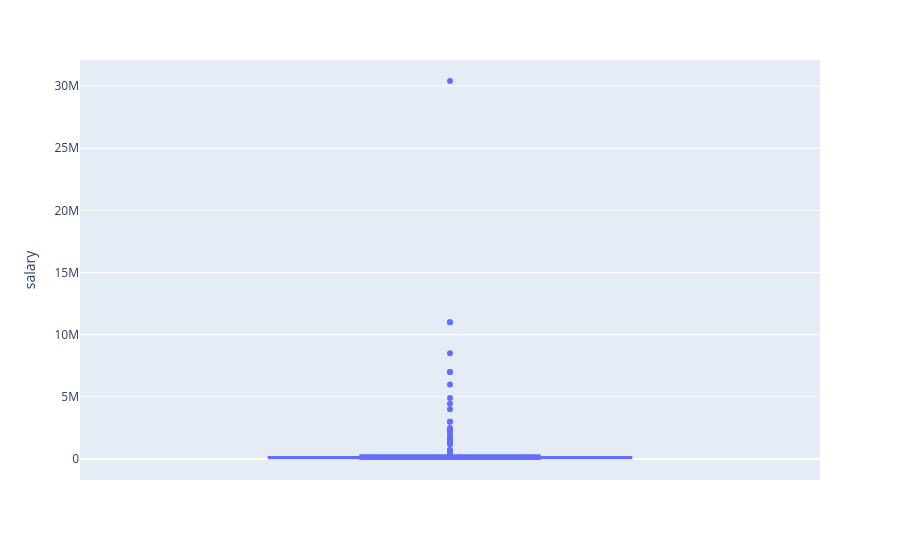

Notebook source saved alongside this figure:
### Code cell
import plotly.express as px  
fig = px.box(df, y='salary')
fig.show()

### Figure 1 — Plotly figure (JSON) as saved in the notebook; plotly's stock layout.template omitted (floating-point values rounded to 4 significant figures; data arrays with more than 128 entries replaced by an {"elided": "..."} marker saying what was removed)
{"data": [{"alignmentgroup": "True", "hovertemplate": "salary=%{y}<extra></extra>", "legendgroup": "", "marker": {"color": "#636efa"}, "name": "", "notched": false, "offsetgroup": "", "orientation": "v", "showlegend": false, "type": "box", "x0": " ", "xaxis": "x", "y": {"elided": "607 int values"}, "y0": " ", "yaxis": "y"}], "layout": {"boxmode": "group", "legend": {"tracegroupgap": 0}, "margin": {"t": 60}, "xaxis": {"anchor": "y", "domain": [0, 1]}, "yaxis": {"anchor": "x", "domain": [0, 1], "title": {"text": "salary"}}}}
